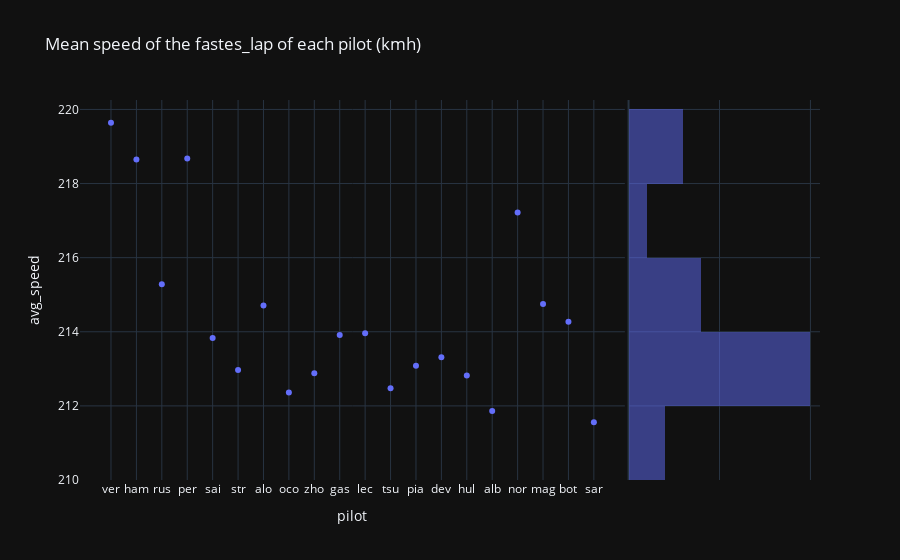

The cell this chart's notebook holds for it:
### Code cell
px.scatter(last_gp, x="pilot", y="avg_speed", title="Mean speed of the fastes_lap of each pilot (kmh)", marginal_y="histogram", template="plotly_dark")

### Figure 1 — Plotly figure (JSON) as saved in the notebook; plotly's stock layout.template omitted (floating-point values rounded to 4 significant figures)
{"data": [{"hovertemplate": "pilot=%{x}<br>avg_speed=%{y}<extra></extra>", "legendgroup": "", "marker": {"color": "#636efa", "symbol": "circle"}, "mode": "markers", "name": "", "orientation": "v", "showlegend": false, "type": "scatter", "x": ["ver", "ham", "rus", "per", "sai", "str", "alo", "oco", "zho", "gas", "lec", "tsu", "pia", "dev", "hul", "alb", "nor", "mag", "bot", "sar"], "xaxis": "x", "y": [219.6, 218.6, 215.3, 218.7, 213.8, 213.0, 214.7, 212.4, 212.9, 213.9, 214.0, 212.5, 213.1, 213.3, 212.8, 211.9, 217.2, 214.7, 214.3, 211.6], "yaxis": "y"}, {"alignmentgroup": "True", "bingroup": "y", "hovertemplate": "avg_speed=%{y}<br>count=%{x}<extra></extra>", "legendgroup": "", "marker": {"color": "#636efa"}, "name": "", "offsetgroup": "", "opacity": 0.5, "showlegend": false, "type": "histogram", "xaxis": "x2", "y": [219.6, 218.6, 215.3, 218.7, 213.8, 213.0, 214.7, 212.4, 212.9, 213.9, 214.0, 212.5, 213.1, 213.3, 212.8, 211.9, 217.2, 214.7, 214.3, 211.6], "yaxis": "y2"}], "layout": {"barmode": "overlay", "legend": {"tracegroupgap": 0}, "title": {"text": "Mean speed of the fastes_lap of each pilot (kmh)"}, "xaxis": {"anchor": "y", "domain": [0, 0.7363], "title": {"text": "pilot"}}, "xaxis2": {"anchor": "y2", "domain": [0.7413, 1], "matches": "x2", "showgrid": true, "showline": false, "showticklabels": false, "ticks": ""}, "yaxis": {"anchor": "x", "domain": [0, 1], "title": {"text": "avg_speed"}}, "yaxis2": {"anchor": "x2", "domain": [0, 1], "matches": "y", "showgrid": true, "showticklabels": false}}}
